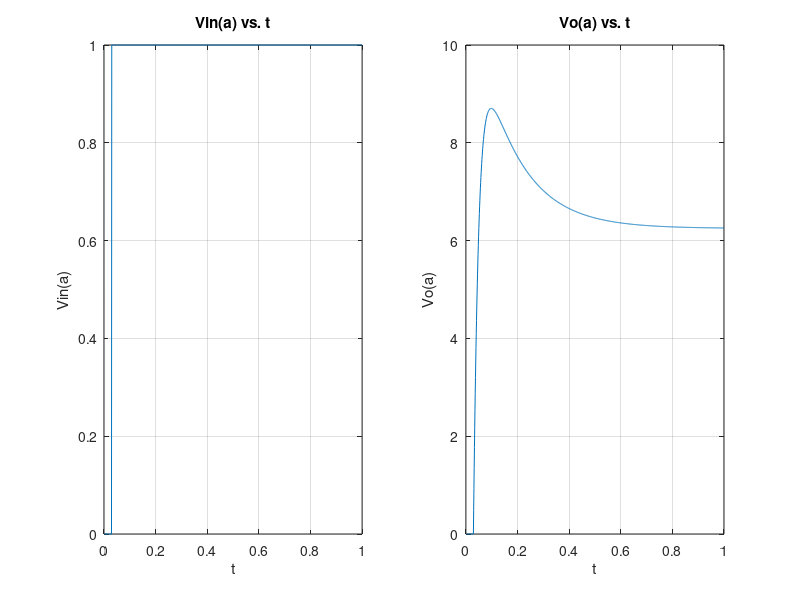
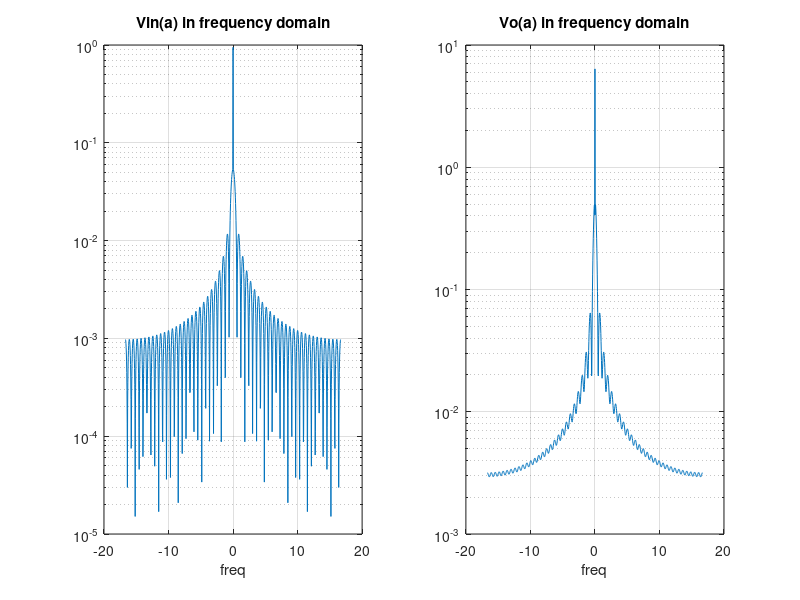
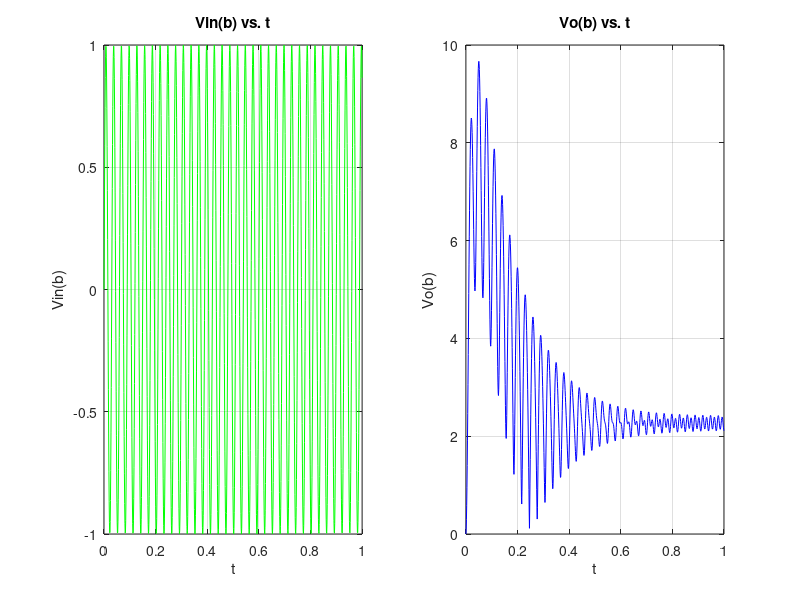
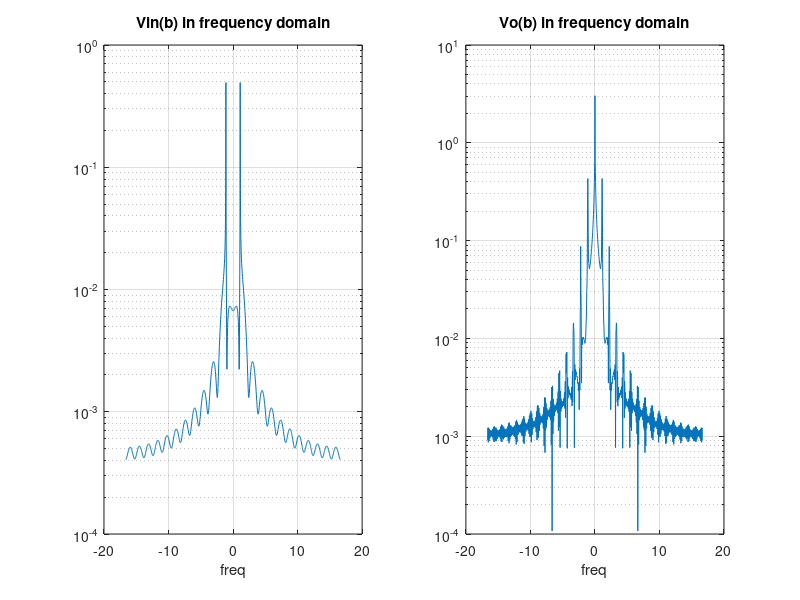

These charts were generated, in order, by the following MATLAB code:
%ELEC4700 Assignment 4
% Part 2 
% By Huanyu Liu
% 100986552
clear
clc
% parameters
R1=1;
c=0.25;
R2=2;
L=0.2;
R3=10;
alpha=100;
R4=0.1;
Ro=1000;
% G function and C function
% G*V+jwC*V=F
% G=[R3 -1 0 0;R3 0 -1 0;alpha*Ro/(R4+Ro) 0 0 -1;1 0 (1/R1+1/R2) 0];
G=[R3 -1 0 0 0;R3 0 -1 0 0;alpha*Ro/(R4+Ro) 0 0 -1 0;1 0 (1/R1+1/R2) 0 0;0 0 0 0 1];
% C=[0 0 0 0;L 0 0 0;0 0 0 0;0 0 c 0];
C=[0 0 0 0 0;L 0 0 0 0;0 0 0 0 0;0 0 c 0 -c/R1;0 0 0 0 0];
dt=1/1000; % time interval
A=C/dt+G; % prepare for time stepping

% a: step input
t=0; % initial time
Vina=zeros(1,1000); % initialize size for input
Voa=zeros(1,1000); % initialize size for output
for j=1:1:1000
    if t<0.03
        Vina(j)=0;
    else
        Vina(j)=1;
    end
    FDC=[0;0;0;Vina(j)/R1;Vina(j)]; % corresponding F
    if j==1
        DC=zeros(5,1); % V(0)
    else
        DC=A\(C*oldV/dt+FDC); % A*V(n)=C*V(n-1)/dt+F
    end
 
    Voa(j)=DC(4);
    oldV=DC; % update V(n-1)
    t=t+dt;
end
figure(1)
t=linspace(0,1,1000);
subplot(1,2,1),plot(t,Vina);
title('Vin(a) vs. t');
xlabel('t');
ylabel('Vin(a)');
grid on
subplot(1,2,2),plot(t,Voa);
title('Vo(a) vs. t');
xlabel('t');
ylabel('Vo(a)');
grid on 

n1=2^nextpow2(1000);
m1=fftshift(fft(Vina,n1+1));
m2=fftshift(fft(Voa,n1+1));
f1=1/0.03*((-n1/2):(n1/2))/n1;

figure(2)
subplot(1,2,1),semilogy(f1,abs(m1/n1));
title('Vin(a) in frequency domain');
xlabel('freq');
grid on
subplot(1,2,2),semilogy(f1,abs(m2/n1));
title('Vo(a) in frequency domain');
xlabel('freq');
grid on 

% b
t=0;
f=1/0.03;
w=2*pi*f;
Vinb=zeros(1,1000);
Vob=zeros(1,1000);
for j=1:1:1000
    Vinb(j)=sin(2*pi*f*t);
    F=[0;0;0;Vinb(j)/R1+c*w*1i*Vinb(j);Vinb(j)];
    if j==1
        V=zeros(5,1); 
    else
        V=A\(C*oldVb/dt+F);
    end
    Vob(j)=abs(V(4));
    oldVb=V;
    t=t+dt;
end
figure(3)
t=linspace(0,1,1000);
subplot(1,2,1),plot(t,sin(2*pi*f*t),'g');
title('Vin(b) vs. t');
xlabel('t');
ylabel('Vin(b)');
grid on
subplot(1,2,2),plot(t,Vob,'b');
title('Vo(b) vs. t');
xlabel('t');
ylabel('Vo(b)');
grid on 

n2=2^nextpow2(1000);
dim=2;
m3=fftshift(fft(Vinb,n2-1,dim));
m4=fftshift(fft(Vob,n2-1,dim));
f2=(f/n2-f/2):f/n2:(f/2-f/n2);
figure(4)
subplot(1,2,1),semilogy(f2,abs(m3/1000));
title('Vin(b) in frequency domain');
xlabel('freq');
grid on
subplot(1,2,2),semilogy(f2,abs(m4/1000));
title('Vo(b) in frequency domain');
xlabel('freq');
grid on 

% c
t=0;
Vinc=zeros(1,1000);
Voc=zeros(1,1000);
Vinc(1:30)=normpdf(0.001:0.001:0.03,0.015,0.03);
[index,m]=max(Vinc(1:30));
M=m/0.06;
Vinc(1:30)=Vinc(1:30)/M;
for k=91:1000
    z=mod(k,90);
    if z==0
        Vinc(k)=0;
    else
        Vinc(k)=Vinc(z);
    end
end
for j=1:1:1000
    FGa=[0;0;0;Vinc(j)/R1+c*w*1i*Vinc(j);Vinc(j)];
    if j==1
        VDC=zeros(5,1); 
    else
        VDC=A\(C*oldVc/dt+FGa);
    end
    Voc(j)=abs(VDC(4));
    oldVc=VDC;
    t=t+dt;
end
figure(5)
t=linspace(0,1,1000);
subplot(1,2,1),plot(t,Vinc);
title('Vin(c) vs. t');
xlabel('t');
ylabel('Vin(c)');
grid on
subplot(1,2,2),plot(t,Voc);
title('Vo(c) vs. t');
xlabel('t');
ylabel('Vo(c)');
grid on 

n3=2^nextpow2(1000);
m5=fftshift(fft(Vinc,n3+1));
m6=fftshift(fft(Voc,n3+1));
f3=1/0.03*(-n3/2:n3/2)/n3;
figure(6)
subplot(1,2,1),semilogy(f3,abs(m5/n3));
title('Vin(c) in frequency domain');
xlabel('freq');
grid on
subplot(1,2,2),semilogy(f3,abs(m6/n3));
title('Vo(c) in frequency domain');
xlabel('freq');
grid on 

